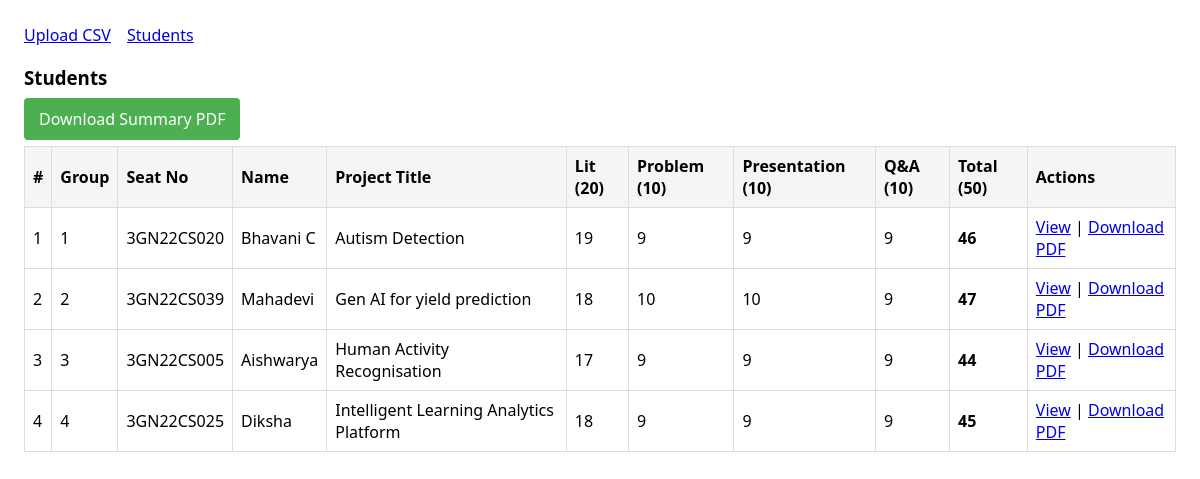
/students, run on the app's committed database.
### models.py (models this page shows)
class Student(db.Model):
    id = db.Column(db.Integer, primary_key=True)
    group_no = db.Column(db.String(50))
    project_title = db.Column(db.String(255))
    seat_no = db.Column(db.String(64), nullable=False, index=True)
    name = db.Column(db.String(128), nullable=False)
    evaluations = db.relationship("Evaluation", backref="student", lazy=True, cascade="all, delete-orphan")

class Evaluation(db.Model):
    __table_args__ = (
        db.UniqueConstraint('student_id', 'review_no', name='uq_eval_student_review'),
    )
    id = db.Column(db.Integer, primary_key=True)
    review_no = db.Column(db.Integer, default=1, nullable=False)
    total_marks = db.Column(db.Integer, nullable=False)
    literature_survey = db.Column(db.Integer, nullable=False)
    problem_identification = db.Column(db.Integer, nullable=False)
    presentation = db.Column(db.Integer, nullable=False)
    question_answer = db.Column(db.Integer, nullable=False)
    member1_literature = db.Column(db.Integer, nullable=True)
    member1_problem = db.Column(db.Integer, nullable=True)
    member1_presentation = db.Column(db.Integer, nullable=True)
    member1_qa = db.Column(db.Integer, nullable=True)
    member2_literature = db.Column(db.Integer, nullable=True)
    member2_problem = db.Column(db.Integer, nullable=True)
    member2_presentation = db.Column(db.Integer, nullable=True)
    member2_qa = db.Column(db.Integer, nullable=True)
    guide_literature = db.Column(db.Integer, nullable=True)
    guide_problem = db.Column(db.Integer, nullable=True)
    guide_presentation = db.Column(db.Integer, nullable=True)
    guide_qa = db.Column(db.Integer, nullable=True)
    student_id = db.Column(db.Integer, db.ForeignKey("student.id"), nullable=False)

### app.py (the view)
    @app.route("/students")
    def list_students():
        students = Student.query.order_by(Student.group_no, Student.name).all()
        data = []
        for s in students:
            ev = sorted(s.evaluations, key=lambda e: (e.review_no, e.id))[-1] if s.evaluations else None
            if ev:
                data.append((s, ev))
        return render_template("students.html", items=data)

### templates/students.html
{% extends "base.html" %}
{% block content %}
<h3>Students</h3>
<p><a href="{{ url_for('download_summary_pdf') }}" style="background-color: #4CAF50; color: white; padding: 10px 15px; text-decoration: none; border-radius: 4px;">Download Summary PDF</a></p>
<table>
  <thead>
    <tr>
      <th>#</th>
      <th>Group</th>
      <th>Seat No</th>
      <th>Name</th>
      <th>Project Title</th>
      <th>Lit (20)</th>
      <th>Problem (10)</th>
      <th>Presentation (10)</th>
      <th>Q&A (10)</th>
      <th>Total (50)</th>
      <th>Actions</th>
    </tr>
  </thead>
  <tbody>
    {% for s, ev in items %}
    <tr>
      <td>{{ loop.index }}</td>
      <td>{{ s.group_no or '-' }}</td>
      <td>{{ s.seat_no }}</td>
      <td>{{ s.name }}</td>
      <td>{{ s.project_title or '-' }}</td>
      <td>{{ ev.literature_survey }}</td>
      <td>{{ ev.problem_identification }}</td>
      <td>{{ ev.presentation }}</td>
      <td>{{ ev.question_answer }}</td>
      <td><strong>{{ ev.total_marks }}</strong></td>
      <td>
        <a href="{{ url_for('student_detail', student_id=s.id) }}">View</a> |
        <a href="{{ url_for('download_review1', student_id=s.id) }}">Download PDF</a>
      </td>
    </tr>
    {% endfor %}
  </tbody>
</table>
{% endblock %}

### templates/base.html (shortened to what this page needs)
<!doctype html>
<html lang="en">
<head>
</head>
<body>
  <header>
    <nav>
      <a href="{{ url_for('upload_csv') }}">Upload CSV</a>
      <a href="{{ url_for('list_students') }}">Students</a>
    </nav>
  </header>
  {% block content %}{% endblock %}
</body>
</html>

### templates/base.html (style rules this page uses)
body { font-family: system-ui, Arial, sans-serif; margin: 24px; }
header { margin-bottom: 16px; }
nav a { margin-right: 12px; }
table { border-collapse: collapse; width: 100%; }
th, td { border: 1px solid #ddd; padding: 8px; }
th { background: #f5f5f5; text-align: left; }

### data on the page
Student: group_no "1", seat_no "3GN22CS020", name "Bhavani C", project_title "Autism Detection", literature_survey "19", problem_identification "9", presentation "9", question_answer "9", total_marks "46"
Student: group_no "2", seat_no "3GN22CS039", name "Mahadevi", project_title "Gen AI for yield prediction", literature_survey "18", problem_identification "10", presentation "10", question_answer "9", total_marks "47"
Student: group_no "3", seat_no "3GN22CS005", name "Aishwarya", project_title "Human Activity Recognisation", literature_survey "17", problem_identification "9", presentation "9", question_answer "9", total_marks "44"
Student: group_no "4", seat_no "3GN22CS025", name "Diksha", project_title "Intelligent Learning Analytics Platform", literature_survey "18", problem_identification "9", presentation "9", question_answer "9", total_marks "45"
